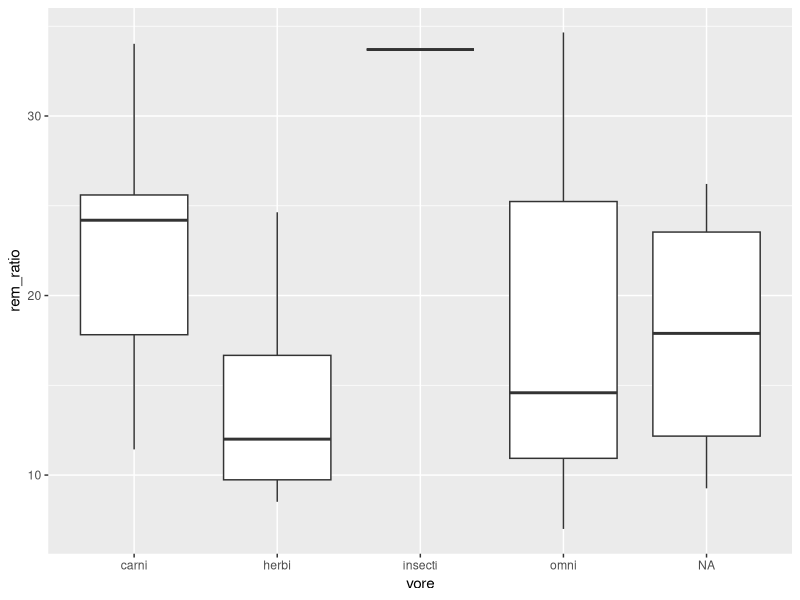
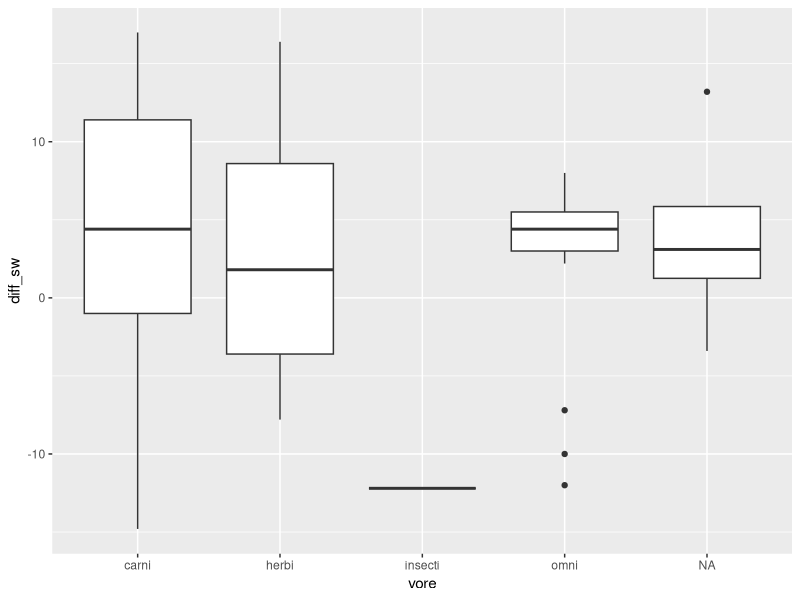
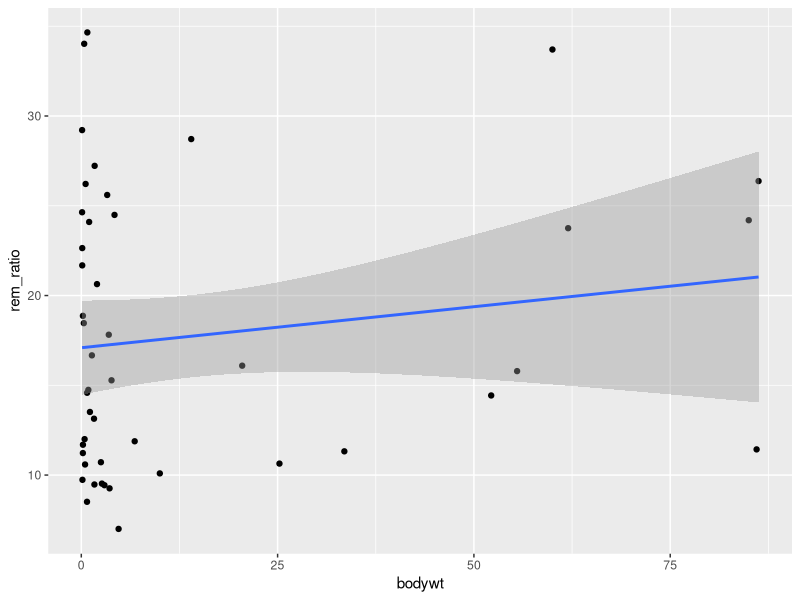
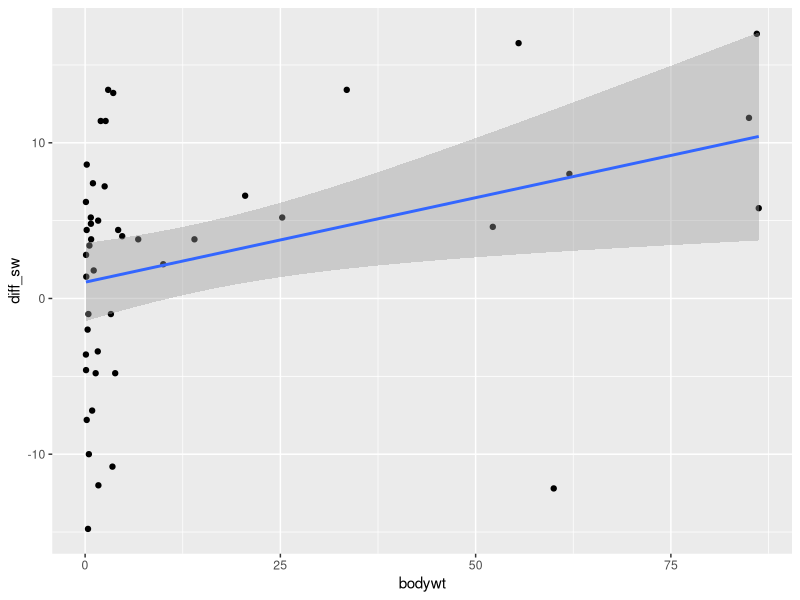

Write the R code that produced these figures, in order.
# Lab 3 (Assignment 1)
# Note: please install these required packages first (dplyr, ggplot2)

# Load the required packages
library(dplyr)
library(ggplot2)

# View descriptive summary
summary(msleep)

# 1. Create dataframe 'sleep1', include all variables except name, genus, conservation,
# for mammals with body weight falling into interval [0.1, 100]
sleep1 <- msleep %>%
    select(-name, -genus, -conservation) %>%
    filter(0.1 <= bodywt & bodywt <= 100)

# 2. Add two new variables in dataframe 'sleep1', 
# 'rem_ratio': percentage of rem sleep to total sleep
# 'diff_sw': difference between time spent awake and total sleep time
sleep1 <- sleep1 %>%
    mutate(rem_ratio = (sleep_rem / sleep_total) * 100, diff_sw = awake - sleep_total)

# 3. Find the summary statistics for dataframe 'sleep1':
# • number of mammals
# • average of (rem_ratio, diff_sw, body weight over different vore groups)
# • briefly comment the comparison between vore groups
summary_stats1 <- sleep1 %>%
    summarise(num_mammals = n(), avg_remratio = mean(rem_ratio, na.rm = T),
    avg_diffsw = mean(diff_sw, na.rm = T))
sleep1_vore <- sleep1 %>% group_by(vore)
summary_stats2 <- sleep1_vore %>%
    summarise(ave_bodywt = mean(bodywt, na.rm = T))
summary_stats1
summary_stats2
# Comment:
# On average, insectivore and carnivore has the highest body weight, followed by
# omnivore that has moderate body weight, herbivore with lighter body weight, and
# the unclassified (NA) group has the least average body weight.

# 4. Use an appropriate plot to represent the distribution of:
# rem_ratio over different vore groups, repeat for diff_sw
# • briefly comment how different each variable distributes for different vore groups
sleep1_vore <- sleep1_vore %>% filter(!is.na(rem_ratio), !is.na(diff_sw))
ggplot(sleep1_vore, aes(x = vore, y = rem_ratio)) + geom_boxplot()
ggplot(sleep1_vore, aes(x = vore, y = diff_sw)) + geom_boxplot()
# Comment:
# The rem_ratio is quite distributed apart across different vore groups,
# herbivore generally has lower rem ratio, carnivore has generally higher rem ratio,
# insectivore has a packed and a very high rem ratio amongst the other vore type,
# omnivore has a moderate rem ratio and has the most widely distributed ratio
# Meanwhile, the difference between time awake and sleep time (diff_sw) is more closely
# distributed between the various vore groups. Almost all carnivore has a positive diff_sw,
# which means that they are more likely to be awake then asleep, while herbivore has a more
# spreadout distribution both negative & positive difference, insectivore generally sleeps more
# than they are awake, most omnivores sleep less than awake there are a very few outliers

# 5. Use two appropriate plots to visualize relationship between:
# rem ratio and body weight, diff_sw and body weight
# • briefly comment the relationship from each plot
sleep1noNA <- sleep1 %>% filter(!is.na(rem_ratio), !is.na(diff_sw), !is.na(bodywt))
ggplot(sleep1noNA, aes(x = bodywt, y = rem_ratio)) + geom_point() + geom_smooth(method = 'lm')
# ggplot(sleep1noNA, aes(x = bodywt, y = rem_ratio)) + geom_point() + geom_smooth()
ggplot(sleep1noNA, aes(x = bodywt, y = diff_sw)) + geom_point() + geom_smooth(method = 'lm')
# Comment:
# The relationship of the first plot is preety vague and random, though generally there is a slight
# increase of rem_ratio when body weight increases (when using a linear line), but when we do not use
# a linear line it seems that there is no specific or strong correlation between body weight and
# the rem ratio.
# The second plot has a slight positive correlation between the increase of body weight and the
# difference between awake and sleep hours. Most mammals represented from the data with small weight
# has a preety random and spreadout sleep time difference, while heavier animals tend to have a positive
# diff_sw value, though with an outlier present.
